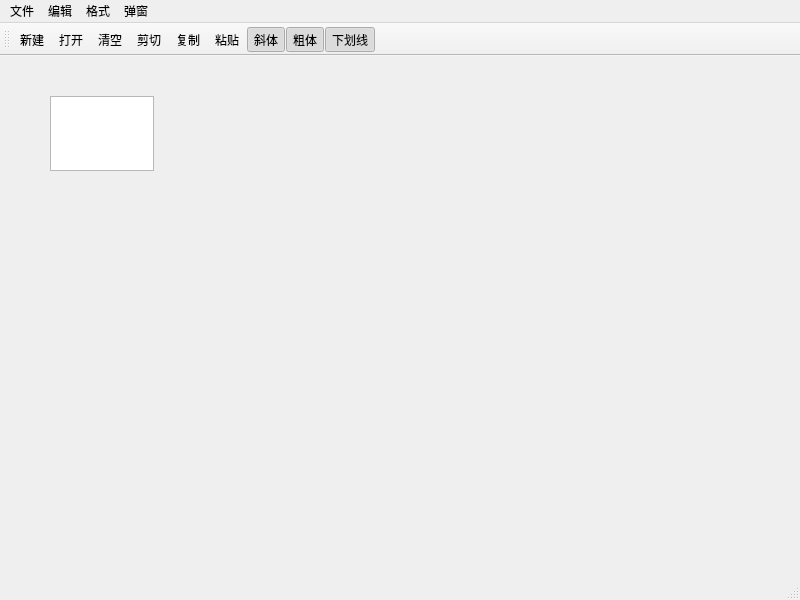
<?xml version="1.0" encoding="UTF-8"?>
<ui version="4.0">
 <class>MainWindow</class>
 <widget class="QMainWindow" name="MainWindow">
  <property name="geometry">
   <rect>
    <x>0</x>
    <y>0</y>
    <width>800</width>
    <height>600</height>
   </rect>
  </property>
  <property name="windowTitle">
   <string>MainWindow</string>
  </property>
  <property name="toolButtonStyle">
   <enum>Qt::ToolButtonStyle::ToolButtonTextUnderIcon</enum>
  </property>
  <widget class="QWidget" name="centralwidget">
   <widget class="QTextEdit" name="textEdit">
    <property name="geometry">
     <rect>
      <x>50</x>
      <y>40</y>
      <width>104</width>
      <height>75</height>
     </rect>
    </property>
   </widget>
  </widget>
  <widget class="QStatusBar" name="statusbar"/>
  <widget class="QToolBar" name="toolBar">
   <property name="windowTitle">
    <string>toolBar</string>
   </property>
   <attribute name="toolBarArea">
    <enum>TopToolBarArea</enum>
   </attribute>
   <attribute name="toolBarBreak">
    <bool>false</bool>
   </attribute>
   <addaction name="actNew"/>
   <addaction name="actOpen"/>
   <addaction name="actClear"/>
   <addaction name="actCut"/>
   <addaction name="actCopy"/>
   <addaction name="actPaste"/>
   <addaction name="actFontltalic"/>
   <addaction name="actFontBold"/>
   <addaction name="actFontUnder"/>
  </widget>
  <widget class="QMenuBar" name="menubar">
   <property name="geometry">
    <rect>
     <x>0</x>
     <y>0</y>
     <width>800</width>
     <height>25</height>
    </rect>
   </property>
   <widget class="QMenu" name="menu">
    <property name="title">
     <string>文件</string>
    </property>
    <addaction name="actNew"/>
    <addaction name="actOpen"/>
    <addaction name="separator"/>
    <addaction name="actClose"/>
   </widget>
   <widget class="QMenu" name="menu_2">
    <property name="title">
     <string>编辑</string>
    </property>
    <addaction name="actCut"/>
    <addaction name="actCopy"/>
    <addaction name="actPaste"/>
    <addaction name="separator"/>
    <addaction name="actClear"/>
   </widget>
   <widget class="QMenu" name="menu_3">
    <property name="title">
     <string>格式</string>
    </property>
    <addaction name="actFontltalic"/>
    <addaction name="actFontBold"/>
    <addaction name="actFontUnder"/>
   </widget>
   <widget class="QMenu" name="menu_4">
    <property name="title">
     <string>弹窗</string>
    </property>
    <addaction name="action"/>
   </widget>
   <addaction name="menu"/>
   <addaction name="menu_2"/>
   <addaction name="menu_3"/>
   <addaction name="menu_4"/>
  </widget>
  <action name="actOpen">
   <property name="icon">
    <iconset resource="res.qrc">
     <normaloff>:/word/images/open3.bmp</normaloff>:/word/images/open3.bmp</iconset>
   </property>
   <property name="text">
    <string>打开</string>
   </property>
   <property name="toolTip">
    <string>打开文件</string>
   </property>
   <property name="menuRole">
    <enum>QAction::MenuRole::NoRole</enum>
   </property>
  </action>
  <action name="actNew">
   <property name="icon">
    <iconset resource="res.qrc">
     <normaloff>:/word/images/new2.bmp</normaloff>:/word/images/new2.bmp</iconset>
   </property>
   <property name="text">
    <string>新建</string>
   </property>
   <property name="shortcut">
    <string>Ctrl+N</string>
   </property>
   <property name="menuRole">
    <enum>QAction::MenuRole::NoRole</enum>
   </property>
  </action>
  <action name="actClose">
   <property name="icon">
    <iconset resource="res.qrc">
     <normaloff>:/word/images/exit.bmp</normaloff>:/word/images/exit.bmp</iconset>
   </property>
   <property name="text">
    <string>退出</string>
   </property>
   <property name="menuRole">
    <enum>QAction::MenuRole::NoRole</enum>
   </property>
  </action>
  <action name="actCut">
   <property name="icon">
    <iconset resource="res.qrc">
     <normaloff>:/word/images/cut.bmp</normaloff>:/word/images/cut.bmp</iconset>
   </property>
   <property name="text">
    <string>剪切</string>
   </property>
   <property name="shortcut">
    <string>Ctrl+X</string>
   </property>
   <property name="menuRole">
    <enum>QAction::MenuRole::NoRole</enum>
   </property>
  </action>
  <action name="actCopy">
   <property name="icon">
    <iconset resource="res.qrc">
     <normaloff>:/word/images/120.bmp</normaloff>:/word/images/120.bmp</iconset>
   </property>
   <property name="text">
    <string>复制</string>
   </property>
   <property name="shortcut">
    <string>Ctrl+C</string>
   </property>
   <property name="menuRole">
    <enum>QAction::MenuRole::NoRole</enum>
   </property>
  </action>
  <action name="actPaste">
   <property name="icon">
    <iconset resource="res.qrc">
     <normaloff>:/word/images/paste.bmp</normaloff>:/word/images/paste.bmp</iconset>
   </property>
   <property name="text">
    <string>粘贴</string>
   </property>
   <property name="shortcut">
    <string>Ctrl+V</string>
   </property>
   <property name="menuRole">
    <enum>QAction::MenuRole::NoRole</enum>
   </property>
  </action>
  <action name="actClear">
   <property name="icon">
    <iconset resource="res.qrc">
     <normaloff>:/word/images/103.bmp</normaloff>:/word/images/103.bmp</iconset>
   </property>
   <property name="text">
    <string>清空</string>
   </property>
   <property name="menuRole">
    <enum>QAction::MenuRole::NoRole</enum>
   </property>
  </action>
  <action name="actFontltalic">
   <property name="checkable">
    <bool>true</bool>
   </property>
   <property name="checked">
    <bool>true</bool>
   </property>
   <property name="icon">
    <iconset resource="res.qrc">
     <normaloff>:/word/images/ITL.BMP</normaloff>:/word/images/ITL.BMP</iconset>
   </property>
   <property name="text">
    <string>斜体</string>
   </property>
   <property name="menuRole">
    <enum>QAction::MenuRole::NoRole</enum>
   </property>
  </action>
  <action name="actFontBold">
   <property name="checkable">
    <bool>true</bool>
   </property>
   <property name="checked">
    <bool>true</bool>
   </property>
   <property name="icon">
    <iconset resource="res.qrc">
     <normaloff>:/word/images/BLD.BMP</normaloff>:/word/images/BLD.BMP</iconset>
   </property>
   <property name="text">
    <string>粗体</string>
   </property>
   <property name="menuRole">
    <enum>QAction::MenuRole::NoRole</enum>
   </property>
  </action>
  <action name="actFontUnder">
   <property name="checkable">
    <bool>true</bool>
   </property>
   <property name="checked">
    <bool>true</bool>
   </property>
   <property name="icon">
    <iconset resource="res.qrc">
     <normaloff>:/word/images/WORDUNDR.BMP</normaloff>:/word/images/WORDUNDR.BMP</iconset>
   </property>
   <property name="text">
    <string>下划线</string>
   </property>
   <property name="menuRole">
    <enum>QAction::MenuRole::NoRole</enum>
   </property>
  </action>
  <action name="action">
   <property name="text">
    <string>弹窗</string>
   </property>
   <property name="menuRole">
    <enum>QAction::MenuRole::NoRole</enum>
   </property>
  </action>
 </widget>
 <resources>
  <include location="res.qrc"/>
 </resources>
 <connections>
  <connection>
   <sender>actClose</sender>
   <signal>triggered()</signal>
   <receiver>MainWindow</receiver>
   <slot>close()</slot>
   <hints>
    <hint type="sourcelabel">
     <x>-1</x>
     <y>-1</y>
    </hint>
    <hint type="destinationlabel">
     <x>399</x>
     <y>299</y>
    </hint>
   </hints>
  </connection>
  <connection>
   <sender>actCut</sender>
   <signal>triggered()</signal>
   <receiver>textEdit</receiver>
   <slot>cut()</slot>
   <hints>
    <hint type="sourcelabel">
     <x>-1</x>
     <y>-1</y>
    </hint>
    <hint type="destinationlabel">
     <x>101</x>
     <y>163</y>
    </hint>
   </hints>
  </connection>
  <connection>
   <sender>actClear</sender>
   <signal>triggered()</signal>
   <receiver>textEdit</receiver>
   <slot>clear()</slot>
   <hints>
    <hint type="sourcelabel">
     <x>-1</x>
     <y>-1</y>
    </hint>
    <hint type="destinationlabel">
     <x>101</x>
     <y>163</y>
    </hint>
   </hints>
  </connection>
  <connection>
   <sender>actPaste</sender>
   <signal>triggered()</signal>
   <receiver>textEdit</receiver>
   <slot>paste()</slot>
   <hints>
    <hint type="sourcelabel">
     <x>-1</x>
     <y>-1</y>
    </hint>
    <hint type="destinationlabel">
     <x>101</x>
     <y>163</y>
    </hint>
   </hints>
  </connection>
  <connection>
   <sender>actCopy</sender>
   <signal>triggered()</signal>
   <receiver>textEdit</receiver>
   <slot>copy()</slot>
   <hints>
    <hint type="sourcelabel">
     <x>-1</x>
     <y>-1</y>
    </hint>
    <hint type="destinationlabel">
     <x>101</x>
     <y>163</y>
    </hint>
   </hints>
  </connection>
 </connections>
</ui>
